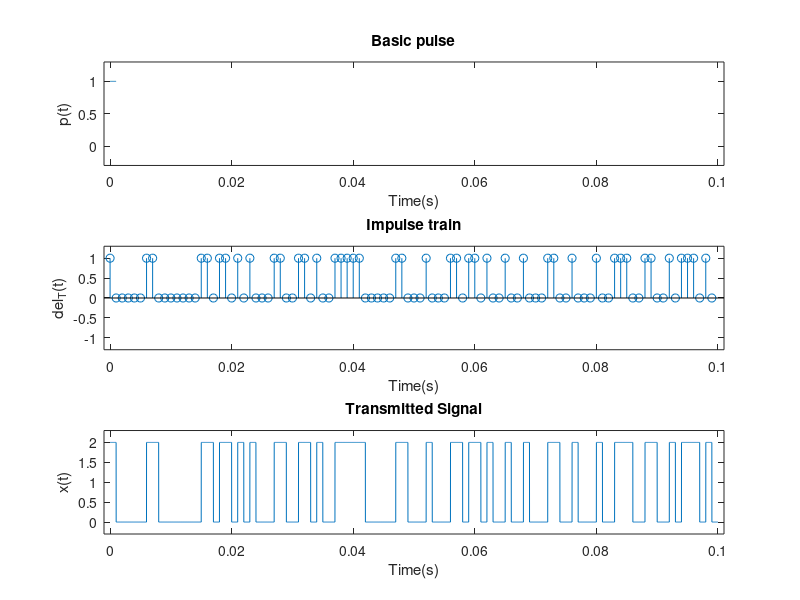

This chart was generated by the following MATLAB code: (Note: this script raises an error after producing the figure.)
%Line coding techniques
clc; clear all; close all;
Rb = 1e3;
Nb = 100;
Tb = 1/Rb;
Bo = Rb/2;
Ntow = 3;
Ts = Tb/100; fs = 1/Ts';
N = Tb/Ts;
figure(1);

n = 0:Nb-1; b = randi([1 2], 1, Nb)-1;


%Unipolar NRZ
A= 2
t = (0:N-1)*Ts
v = ones(1,N); a = A*b;
subplot(3,1,1); plot(t,v); axis([-Tb,(Nb+1)*Tb, -0.3, max(v)+0.3]);
xlabel("Time(s)");ylabel("p(t)");title("Basic pulse");

%Polar NRZ
% A = 2
% t=(0:N-1)*Ts
% v=ones(1,N); a=A*b; a(b==0)=-A;
% subplot(3,1,1);plot(t,v);axis([-Tb,(Nb+1)*Tb,-0.3, 1.3])
% xlabel("Time(s)");ylabel("p(t)");title("Basic pulse");

%Manchester NRZ
% t=(0:N-1)*Ts
% v = [ones(1,N/2) -ones(1,N/2)];a = b; a (b==0)=-1;
% subplot(3,1,1); plot(t,v); axis([min(t)-Tb,max(t)+Tb,min(v)-0.3,max(v)+0.3]);
% xlabel("Time(s)");ylabel("p(t)");title("Basic pulse");

%Nyquist pulse
% a=b; a(a==0)=-1;
% t=Ntow*Tb:Ts:Ntow*Tb; v=sinc(2*Bo*t);
% subplot(3,1,1);plot(t,v);axis([min(t)-Tb,max(t)+Tb,min(v)-0.3,max(v)+0.3]);
% xlabel("Time(s)");ylabel("p(t)");title("Basic pulse");

%Raised Cosine Pulse
% alp=input("Enter the value of roll off factor");
% a=b;a(a==0)=-1;
% k=16*Bo^2*alp^2;
% delta=Tb*1e-10;
% t=-Ntow*Tb+delta:Ts:Ntow*Tb;
% v=sinc(2*Bo*t).*cos(2*pi*alp*Bo*t)./(1-16*Bo^2*alp^2*t.^2);
% subplot(3,1,1);plot(t,v);
% axis([min(t)-Tb,max(t)+Tb, min(v)-0.3,max(v)+0.3]);
% xlabel("Time(s)");ylabel("p(t)");title("Basic pulse");

subplot(3,1,2);stem(n*Tb,b);axis([-Tb,(Nb+1)*Tb, -1.3,1.3])
imp_train = zeros(1,(Nb-1)*N+1); imp_train((1:N:end))=a;
xlabel("Time(s)");ylabel("del_T(t)");title("Impulse train");

x=conv(imp_train,v);
t=0:Ts:(length(x)-1)*Ts;
subplot(3,1,3);plot(t,x);axis([min(t)-Tb,max(t)+Tb, min(x)-0.3,max(x)+0.3]);
xlabel("Time(s)");ylabel("x(t)"); title("Transmitted Signal");

[ps,f]=pspectrum(x,fs,'FrequencyResolution',100);
figure;
plot(f,10*log10(ps));axis([0 10*Rb -70 10])
% plot(f,ps);axis([0 10*Rb -0.1 10])
xlabel("Frequency(Hz)"); ylabel("Power(dB)"); title("Power Spectrum (Frequency domain)");

% %Eye diagram
% x=awgn(x,100,'measured')
% subplot(3,1,3);plot(t,x);
% axis([min(t)-Tb,max(t)+Tb,min(x)-0.3,max(x)+0.3])
% figure;hold on;
% x1=x((Ntow+2)N:end-3(Ntow+2));
% t=(0:2*N-1)*Ts
% for ii=Ntow+2:length(x0/N-Ntow-2
%     plot(t,x((ii-1)N+N/2+1:(ii+1)(N)+N/2))
% end
